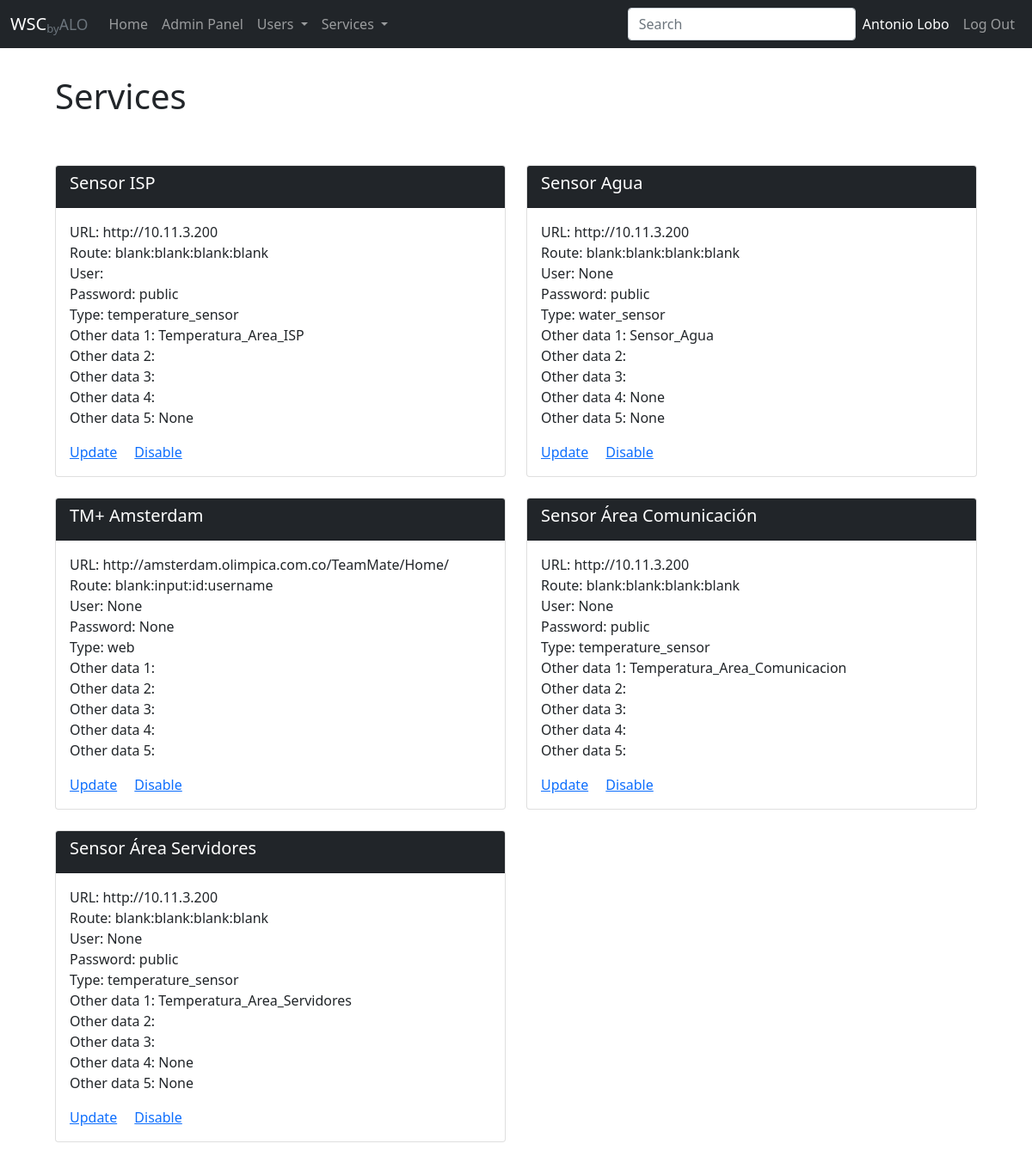
Page /admin/services (signed in) on the committed database.
### common/models.py (models this page shows, shortened)
class User(Base):
    __tablename__ = 'users'
    id = Column(Integer, primary_key=True)
    email = Column(String(250), unique=True, nullable=False)
    password = Column(String(250), nullable=False)
    name = Column(String(250), nullable=False)
    type_ = Column(String(250), nullable=False)
    status = Column(String(250), nullable=False, default="active")
    role = Column(String(250), nullable=True)

class Service(Base):
    __tablename__ = 'service'
    app_id = Column(Integer, primary_key=True)
    name = Column(String, nullable=False)
    description = Column(String, nullable=True)
    url = Column(String, nullable=False)
    route = Column(String, nullable=False)
    user = Column(String, nullable=True)
    password = Column(String, nullable=True)
    status = Column(String, nullable=False)
    app_type = Column(String, nullable=False)
    other_data1 = Column(String, nullable=True)
    other_data2 = Column(String, nullable=True)
    other_data3 = Column(String, nullable=True)
    other_data4 = Column(String, nullable=True)
    other_data5 = Column(String, nullable=True)
    logs = relationship("ServiceLog", back_populates="service")
    __route_pattern: Final[str] = "<action>:<tag_name>:<tag_attribute>:<attribute_value>"

### admin.py (the view)
@bp.route("/services")
@admin_required
def list_services():
    services, _ = dm.get_services(status=None)
    return render_template("admin/services_list.html", services=services)

### auth.py (called while the page is built)
def admin_required(view):
    @functools.wraps(view)
    def wrapped_view(**kwargs):
        if g.user is None:
            return redirect(url_for("auth.login"))
        if g.user.type_ == "admin":
            return view(**kwargs)
        abort(401, "You are not authorized to visit this page")
    return wrapped_view

@bp.before_app_request
def load_logged_in_user():
    user_id = session.get("user_id")
    try:
        user_id = int(user_id)
    except (ValueError, TypeError):
        user_id = None
    if user_id is None:
        g.user = None
    else:
        g.user = (
            dm.get_user_id(user_id=user_id)
        )

### database/__init__.py (called while the page is built)
def get_engine():
    return create_engine(SQL_CONNECTION)  # , connect_args={"check_same_thread": False})

def get_session():
    engine = get_engine()
    Session = scoped_session(sessionmaker(bind=engine))
    session = Session()
    return session

### templates/admin/services_list.html (shortened to what this page needs)
{% extends 'admin/base.html' %}
{% block header %}
    Services
{% endblock %}
{% block navbar_search %}
<ul class="navbar-nav">
    <li class="nav-item">
        <input id="searchbar" name="searchbar" class="form-control me-2" placeholder="Search" type="text" aria-label="Search" onkeyup="searchbar()">
    </li>
</ul>
{% endblock %}
{% block content %}
{% if services %}
<div class="row row-cols-1 row-cols-md-2 g-4" id="data">
  {% for service in services %}
  <div class="col">
    <div class="card" id="{{ service.app_id }}">
      <div class="card-header {% if service.status == 'inactive' %} bg-light {% else %} bg-dark {% endif %}">
          <h5 class="card-title {% if service.status == 'inactive' %} text-dark {% else %} text-white {% endif %}">{{ service.name }} </h5>
      </div>
      <div class="card-body">
        <p class="card-text">URL: {{ service.url }} <br> Route: {{ service.route }} <br> User: {{ service.user }} <br>
            Password: {{ service.password }} <br> Type: {{ service.app_type }} <br> Other data 1: {{ service.other_data1 }} <br>
            Other data 2: {{ service.other_data2 }} <br> Other data 3: {{ service.other_data3 }} <br> Other data 4: {{ service.other_data4 }} <br>
            Other data 5: {{ service.other_data5 }} <br>
        </p>
        <a href="{{ url_for('admin.show_service', app_id=service.app_id) }}" class="card-link">Update</a>
        <a class="card-link update_status" href="#" onclick="change_service_status({{service.app_id}});return false;">{% if service.status == 'active' %}Disable {% else %} Enable {% endif %}</a>
      </div>
    </div>
  </div>
  {% endfor %}
</div>
{% endif %}
{% endblock %}

### templates/base.html (shortened to what this page needs)
<!doctype html>
<head>
    <link rel="stylesheet" href="{{ url_for('static', filename='style.css') }}">
    <link rel="stylesheet" href="{{ url_for('static', filename='bootstrap.min.css') }}">
</head>
<body>
  <header>
    <nav class="navbar navbar-expand-lg navbar-dark bg-dark">
      <div class="container-fluid">
        <a class="navbar-brand" href="{{ url_for('views.index') }}">WSC<small class="text-muted"><sub>by</sub>ALO</small></a>
        <div class="collapse navbar-collapse" id="navbarText">
          <ul class="navbar-nav me-auto mb-2 mb-lg-0">
            <li class="nav-item"><a href="{{ url_for('views.index') }}" class="nav-link">Home</a>
            {% if g.user %}
              {% if g.user.type_ == "admin" %}
              <li class="nav-item"><a href="{{ url_for('admin.index') }}" class="nav-link">Admin Panel</a>
              {% endif %}
            {% endif %}
            {% block navbar %}
            {% endblock %}
          </ul>
            {% block navbar_search %}
            {% endblock %}
          <ul class="nav navbar-nav navbar-right">
          {% if g.user %}
            <li class="nav-item"><a href="{{ url_for('auth.user') }}" class="nav-link" style="color:white;"> {{ g.user.name }} </a>
            <li class="nav-item"><a href="{{ url_for('auth.logout') }}" class="nav-link">Log Out</a>
          {% else %}
            <li class="nav-item"><a href="{{ url_for('auth.login') }}" class="nav-link">Log In</a>
          {% endif %}
          </ul>
        </div>
      </div>
    </nav>
  </header>
  <div id="title">
    <h1>{% block header %}{% endblock %}</h1>
  </div>
  <section class="content">
    <div id="toasts" class="toast-container position-absolute bottom-0 end-0">
    </div>
    {% block content %}{% endblock %}
  </section>
</body>

### static/style.css (style rules this page uses)
#title { padding: 2rem 4rem; }
#toasts { padding: 2rem 4rem; }
body { margin: 0 auto; background: white; }
.content { padding: 1rem 4rem; }

### rows in the picture
User: user.name "Antonio Lobo"
Service: name "Sensor ISP", url "http://10.11.3.200", route "blank:blank:blank:blank", password "public", app_type "temperature_sensor", other_data1 "Temperatura_Area_ISP", other_data5 "None", status "Disable"
Service: name "Sensor Agua", url "http://10.11.3.200", route "blank:blank:blank:blank", user "None", password "public", app_type "water_sensor", other_data1 "Sensor_Agua", other_data4 "None", other_data5 "None", status "Disable"
Service: name "TM+ Amsterdam", url "http://amsterdam.olimpica.com.co/TeamMate/Home/", route "blank:input:id:username", user "None", password "None", app_type "web", status "Disable"
Service: name "Sensor Área Comunicación", url "http://10.11.3.200", route "blank:blank:blank:blank", user "None", password "public", app_type "temperature_sensor", other_data1 "Temperatura_Area_Comunicacion", status "Disable"
Service: name "Sensor Área Servidores", url "http://10.11.3.200", route "blank:blank:blank:blank", user "None", password "public", app_type "temperature_sensor", other_data1 "Temperatura_Area_Servidores", other_data4 "None", other_data5 "None", status "Disable"
